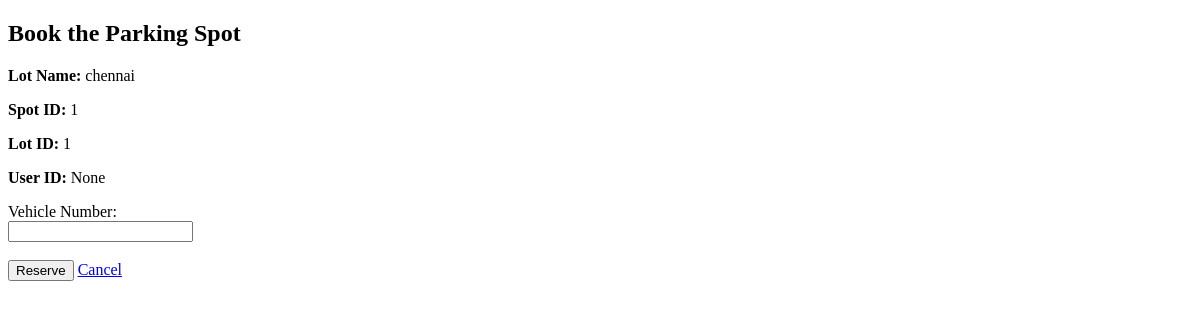
Page /user/book/1 on the earlier database version.
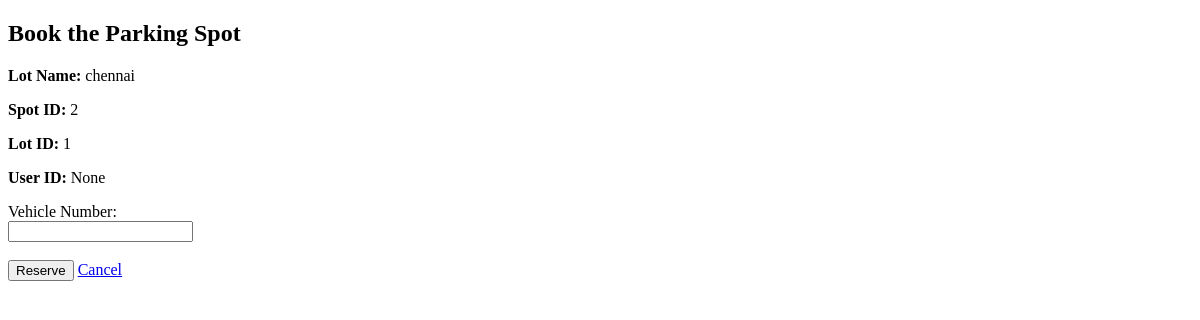
Same page on the later database version.
### models/model.py (models this page shows)
class ParkingSpot(db.Model):
    id = db.Column(db.Integer, primary_key=True)
    lot_id = db.Column(db.Integer, db.ForeignKey('parking_lot.id'), nullable=False)
    status = db.Column(db.String(1), nullable=False, default='A')
    reservation = db.relationship('Reservation', backref='spot', uselist=False, lazy=True)

### controllers/user_routes.py (the view, shortened to what this page needs)
    @app.route("/user/book/<int:lot_id>", methods=["GET", "POST"])
    def book_parking(lot_id):
        user_id = session.get("user_id")
        lot = ParkingLot.query.get_or_404(lot_id)
        spot = ParkingSpot.query.filter_by(lot_id=lot.id, status='A').first()
        if not spot:
            return "No available spots in this lot."
        return render_template("book_spot.html", lot=lot, spot=spot, user_id=user_id)

### templates/book_spot.html (shortened to what this page needs)
<!DOCTYPE html>
<html>
<head>
</head>
<body>
    <h2>Book the Parking Spot</h2>
    <form method="POST">
        <p><strong>Lot Name:</strong> {{ lot.prime_location_name }}</p>
        <p><strong>Spot ID:</strong> {{ spot.id }}</p>
        <p><strong>Lot ID:</strong> {{ lot.id }}</p>
        <p><strong>User ID:</strong> {{ user_id }}</p>
        <label>Vehicle Number:</label><br>
        <input type="text" name="vehicle_no" required><br><br>
        <button type="submit">Reserve</button>
        <a href="/user/dashboard">Cancel</a>
    </form>
</body>
</html>

Differences in the rows shown:
no longer on this page (row edited): ParkingSpot: id "1"
now on this page (row unchanged): ParkingSpot: id "2"
